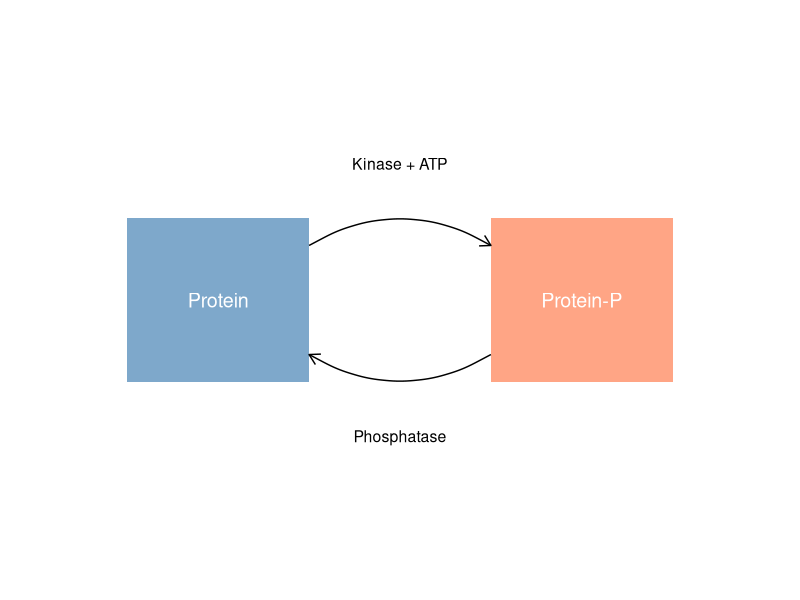

Generate this figure with R:
## ---- chunk 1
knitr::opts_chunk$set(fig.width = 4.25,
                      fig.height = 3.5,
                      fig.retina = 3,
                      message = FALSE,
                      warning = FALSE,
                      cache = TRUE,
                      autodep = TRUE,
                      hiline = TRUE)

knitr::opts_hooks$set(fig.callout = function(options) {
  if (options$fig.callout) {
    options$echo <- FALSE
    options$out.height <- "99%"
    options$fig.width <- 16
    options$fig.height <- 8
  }
  options
})
hook_source <- knitr::knit_hooks$get('source')
knitr::knit_hooks$set(source = function(x, options) {
  if (!is.null(options$hiline) && options$hiline) {
    x <- stringr::str_replace(x, "^ ?(.+)\\s?#<<", "*\\1")
  }
  hook_source(x, options)
})
options(htmltools.dir.version = FALSE, width = 90)
as_table <- function(...) knitr::kable(..., format='html', digits = 3)
library(tidyverse)
## ---- chunk 2
# Simple kinase/phosphatase cycle diagram
library(ggplot2)
df <- data.frame(
  x = c(1, 3, 3, 1),
  y = c(2, 2, 1, 1),
  label = c("Protein", "Protein-P", "", "")
)
arrows_df <- data.frame(
  x = c(1.3, 2.7),
  xend = c(2.7, 1.3),
  y = c(2.1, 1.9),
  yend = c(2.1, 1.9),
  label = c("Kinase + ATP", "Phosphatase")
)
ggplot() +
  geom_rect(aes(xmin = 0.5, xmax = 1.5, ymin = 1.7, ymax = 2.3),
            fill = "steelblue", alpha = 0.7) +
  geom_rect(aes(xmin = 2.5, xmax = 3.5, ymin = 1.7, ymax = 2.3),
            fill = "coral", alpha = 0.7) +
  geom_text(aes(x = 1, y = 2, label = "Protein"), color = "white", size = 5) +
  geom_text(aes(x = 3, y = 2, label = "Protein-P"), color = "white", size = 5) +
  geom_curve(aes(x = 1.5, xend = 2.5, y = 2.2, yend = 2.2),
             arrow = arrow(length = unit(0.3, "cm")), curvature = -0.3) +
  geom_curve(aes(x = 2.5, xend = 1.5, y = 1.8, yend = 1.8),
             arrow = arrow(length = unit(0.3, "cm")), curvature = -0.3) +
  annotate("text", x = 2, y = 2.5, label = "Kinase + ATP", size = 4) +
  annotate("text", x = 2, y = 1.5, label = "Phosphatase", size = 4) +
  theme_void() +
  coord_cartesian(xlim = c(0, 4), ylim = c(1, 3))
